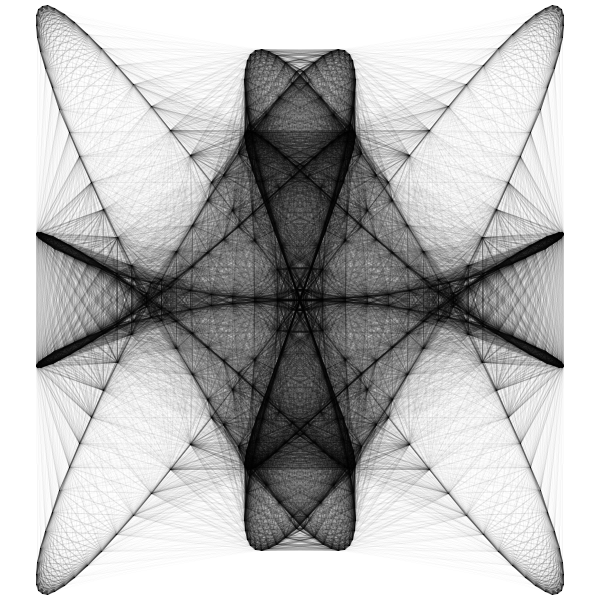
Frame 1 (no input)
Frame 2 (the mouse pressed at the canvas centre, redrawn once): identical to frame 1, image omitted

The Processing sketch that drew this single still picture (run headless with seeded random() and noise(); the mouse was pressed at the canvas centre and the sketch redrawn once):

// Processing sketch: processing_130544
// ── processing_130544.pde

/**
 This is the same modulated Lissajous code, but we are changing how we go about
 rendering it using a technique I got from "Generative Design", who in turn apparently
 got from Keith Peters.
 
 Rather than drawing a line by connecting each point to its immediate predecessor,
 we instead connect every point to every other point. In order to actually see
 anything, of course, we need to render the lines with transparency. In this
 technique, we adjust the transparency of the lines based on the distance to the
 other points. Close points create nearly black lines, while distant points are
 connected with gossamer threads that can barely be seen. The function is not
 linear, so there is a stepp fall off in the transparency, creating an openness
 to the structure. The result is a lattice work that looks very structural, and 
 can be used just about any time we have a collection of points to render.
 
 C. Andrews
 2014-01-27
 **/

float phi =  PI/2;
int numPoints = 500;
int amplitude = 300;
float a = 2;
float b = 1;

float aM = 6;
float bM = 8;

// this is the maximum distance apart we want to draw lines
int connectionDistance = 200;

// we will be storing a list of all of the points we generate in this array
PVector[] points;
void setup() {
  size(600, 600); 
  noFill();
  noLoop();
  smooth();

  // create the array of points
  points = new PVector[numPoints];

  float x = 0;
  float y = 0;
  // walk through the curve, adding the points to an array instead of drawing them
  for (int i = 0; i < numPoints; i++) {
    float angle = map(i, 0, numPoints, 0, TWO_PI);
    x = sin(a * angle + phi)*cos(aM*angle + phi)*amplitude;
    y = sin(b * angle)*cos(bM*angle + phi)*amplitude;
    points[i] = new PVector(x, y);
  }
}


void draw() {
  background(255);

  translate(width/2, height/2);

  // iterate through all of our points
  for (int i = 0; i < points.length; i++) {

    // for each point, iterate through all points
    for (int j = 0; j < points.length; j++) {
      PVector p0 = points[i];
      PVector p1 = points[j];
      // figure out the distance between the two points
      float distance = dist(p0.x, p0.y, p1.x, p1.y);
      if (distance < connectionDistance) { // don't draw lines that are too long
        // calculate what alpha should be based on the distance
        // the main formula is a number between 0 and 1, so we multiply by 90
        // to darken it
        float alpha = pow(1/ ((distance/connectionDistance) + 1), 6) * 90;

        stroke(0, alpha);
        line(p0.x, p0.y, p1.x, p1.y);
      }
    }
  }
}
